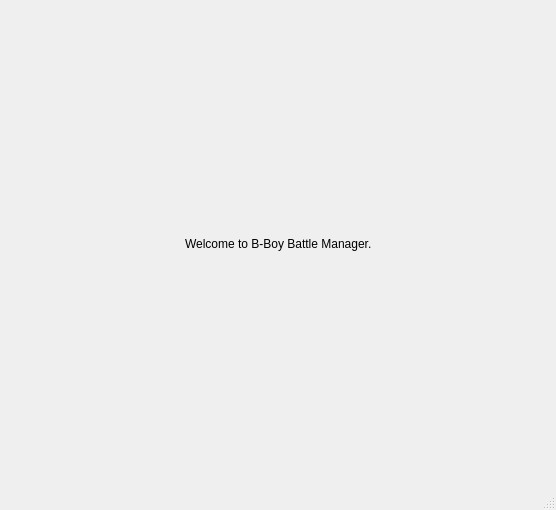
<?xml version="1.0" encoding="UTF-8"?>
<ui version="4.0">
 <class>MainWindowExample</class>
 <widget class="QMainWindow" name="MainWindowExample">
  <property name="geometry">
   <rect>
    <x>0</x>
    <y>0</y>
    <width>556</width>
    <height>510</height>
   </rect>
  </property>
  <property name="windowTitle">
   <string>MainWindow</string>
  </property>
  <widget class="QWidget" name="centralwidget">
   <layout class="QVBoxLayout" name="verticalLayout">
    <item>
     <layout class="QGridLayout" name="gridLayout">
      <item row="1" column="0">
       <spacer name="horizontalSpacer">
        <property name="orientation">
         <enum>Qt::Horizontal</enum>
        </property>
        <property name="sizeHint" stdset="0">
         <size>
          <width>40</width>
          <height>20</height>
         </size>
        </property>
       </spacer>
      </item>
      <item row="0" column="1">
       <spacer name="verticalSpacer">
        <property name="orientation">
         <enum>Qt::Vertical</enum>
        </property>
        <property name="sizeHint" stdset="0">
         <size>
          <width>20</width>
          <height>40</height>
         </size>
        </property>
       </spacer>
      </item>
      <item row="2" column="1">
       <spacer name="verticalSpacer_2">
        <property name="orientation">
         <enum>Qt::Vertical</enum>
        </property>
        <property name="sizeHint" stdset="0">
         <size>
          <width>20</width>
          <height>40</height>
         </size>
        </property>
       </spacer>
      </item>
      <item row="1" column="2">
       <spacer name="horizontalSpacer_2">
        <property name="orientation">
         <enum>Qt::Horizontal</enum>
        </property>
        <property name="sizeHint" stdset="0">
         <size>
          <width>40</width>
          <height>20</height>
         </size>
        </property>
       </spacer>
      </item>
      <item row="1" column="1">
       <widget class="QLabel" name="label">
        <property name="text">
         <string>Welcome to B-Boy Battle Manager.</string>
        </property>
       </widget>
      </item>
     </layout>
    </item>
   </layout>
  </widget>
  <widget class="QMenuBar" name="menubar">
   <property name="geometry">
    <rect>
     <x>0</x>
     <y>0</y>
     <width>556</width>
     <height>22</height>
    </rect>
   </property>
  </widget>
  <widget class="QStatusBar" name="statusbar"/>
 </widget>
 <resources/>
 <connections/>
</ui>
